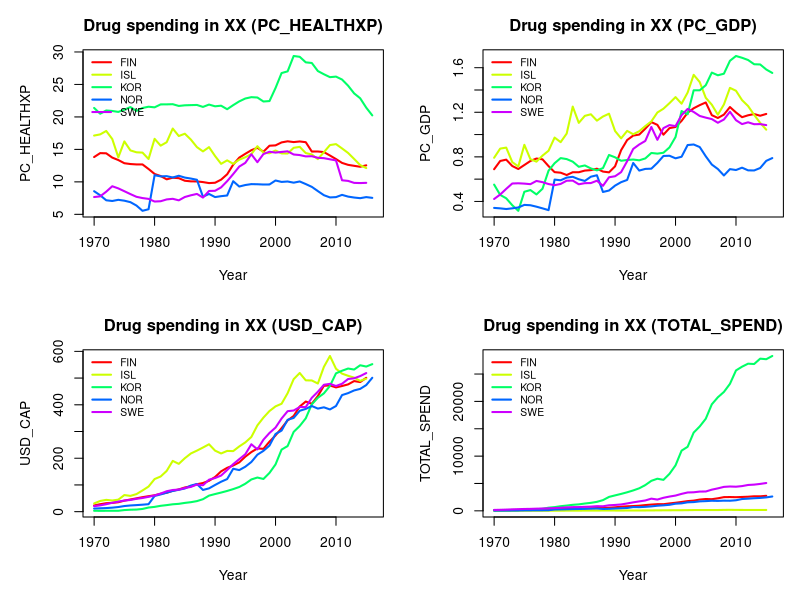

R code for this plot:
#1a. Load the data in an object named Drugs. 
Drugs <- read.csv("Drugs.txt",header = TRUE)
head(Drugs)
str(Drugs)


#1b. You will notice there is an additional variable called FLAG CODES. 
#    Remove this variable from the dataset.

Drugs <- subset(Drugs, select = -FLAG_CODES)
str(Drugs)
head(Drugs)

#2a. How many countries are there?

number_of_countries <- length(unique(Drugs$LOCATION)) 
number_of_countries

#2b. Make a table with the countries’ acronyms and the number of datapoints (years) per country, 
#    sorted in ascending order (the country with the least datapoints appears first).

c <- table(Drugs$LOCATION)
sorted_countries <- sort(c, decreasing = FALSE)
countries_table <- as.data.frame(sorted_countries)
colnames(countries_table) <- c("Acronyms", "Years")
countries_table

#3. Make a selection of countries based on the number of datapoints available. 
#   Specifically, select the countries that have a number of points in the top 13% of the distribution of the number
#   of datapoints, thus representing the countries with the most information available. 
#   Hint: functions subset(), quantile() and %in% operator might come in handy here


filter1 <- quantile(sorted_countries, probs = 0.87, na.rm = TRUE)
filter1


filter2 <- names(sorted_countries)[sorted_countries >= filter1]
filter2

# top-13% countries info
top_countries <- subset(Drugs, LOCATION %in% filter2)
str(top_countries)


#4. Using only the data selected in the previous task, create a graph with 4 plots (in the same window).
#   Each plot should depict the development of the drug spending for all countries in the reduced dataset,
#   over the available years. Each graph should depict one of the metrics (4 metrics = 4 graphs).
#   In each graph, a separate line should represent a country. The legend should show which line represents each country. 
#   The main title of each plot should mention “Drug spending in XX (type of metric)”. 
#   Hint: function par(mfrow=...), define the x-axis limits by the range found in the dataset,
#   that is, the smallest year found in the dataset up to the largest year found in the dataset. 


  
# In order to do not repeat 4 times the same code, we create a function and we call it 4 times

plot_metric <- function(table, data, title) {
  countries <- sort(unique(table$LOCATION))
  cols <- setNames(rainbow(length(countries)), countries)

  plot(NA, NA,
       xlim = range(table$TIME, na.rm = TRUE),
       ylim = range(table[[data]], na.rm = TRUE),
       xlab = "Year", ylab = data,
       main = title)

  for (loc in countries) {                       
    d <- table[table$LOCATION == loc, c("TIME", data)]
    d <- d[order(d$TIME), ]
    lines(d$TIME, d[[data]], lwd = 2, col = cols[loc])
  }

  legend("topleft", countries, col = cols, lwd = 2, cex = 0.75, bty = "n")
}

# 2×2 layout
op <- par(mfrow = c(2,2), mar = c(5,5,3,1))
plot_metric(top_countries, "PC_HEALTHXP", "Drug spending in XX (PC_HEALTHXP)")
plot_metric(top_countries, "PC_GDP",      "Drug spending in XX (PC_GDP)")
plot_metric(top_countries, "USD_CAP",     "Drug spending in XX (USD_CAP)")
plot_metric(top_countries, "TOTAL_SPEND", "Drug spending in XX (TOTAL_SPEND)")
par(op)

#5a. Your client is a multinational pharmaceutical company. They are interested in the probability that 
#   Greece (GRC) will increase its drug expenditure in at least 4 of the 5 following
#   consecutive years, in order to assess the investing opportunities. Assume that we are at
#   the year following the last record for Greece. Estimate the probability of drug expenditure
#   increase in any given year by the number of years where the expenditure was higher than
#   the year before.


GRC <- subset(Drugs, LOCATION == "GRC")  # we keep only the GRC data
head(GRC)
str(GRC)

# For each metric: diffs → fraction > 0 ,binomial 
# PC_HEALTHXP
d_health <- diff(GRC$PC_HEALTHXP)
p_health <- if (length(d_health)) mean(d_health > 0, na.rm = TRUE) else NA_real_
health <- if (is.na(p_health)) NA_real_ else 1 - pbinom(3, size = 5, prob = p_health)

# PC_GDP
d_gdp <- diff(GRC$PC_GDP)
p_gdp <- if (length(d_gdp)) mean(d_gdp > 0, na.rm = TRUE) else NA_real_
gdp <- if (is.na(p_gdp)) NA_real_ else 1 - pbinom(3, size = 5, prob = p_gdp)

# USD_CAP
d_usd <- diff(GRC$USD_CAP)
p_usd <- if (length(d_usd)) mean(d_usd > 0, na.rm = TRUE) else NA_real_
usd <- if (is.na(p_usd)) NA_real_ else 1 - pbinom(3, size = 5, prob = p_usd)

# TOTAL_SPEND
d_total <- diff(GRC$TOTAL_SPEND)
p_total <- if (length(d_total)) mean(d_total > 0, na.rm = TRUE) else NA_real_
total <- if (is.na(p_total)) NA_real_ else 1 - pbinom(3, size = 5, prob = p_total)


#5b. Create a list with the following elements, named accordingly:
# $Data: The data for Greece.
# $Years: The range (in years) of available data points for Greece, a vector with two elements, the minimum and maximum years.
# $DataPoints: The number of available data points for Greece.
# $YearlyProbs: The yearly probabilities of increase in expenditure, in all the four metrics available, thus a vector with 4 elements and names according to the metric.
# $FiveYearsProbs: The requested probabilities for all metrics, thus a vector with 4 elements and names according to the metric.


GRC_Result <- list(
  Data           = GRC,
  Years          = range(GRC$TIME, na.rm = TRUE),
  DataPoints     = nrow(GRC),
  YearlyProbs    = c(PC_HEALTHXP = p_health, PC_GDP = p_gdp, USD_CAP = p_usd, TOTAL_SPEND = p_total),
  FiveYearsProbs = c(PC_HEALTHXP = health, PC_GDP = gdp, USD_CAP = usd, TOTAL_SPEND = total)
)

print(GRC_Result)

#6a. Your client asks for a function that can calculate the above probabilities for a variable amount
#    of years and for any country desired. Create a function that takes as arguments

client <- function(COUNTRY = NULL, METRIC = "PC_HEALTHXP", nofY = 5) {
  if (is.null(COUNTRY)) return("Please provide a country code (COUNTRY).")
  if (!METRIC %in% names(Drugs)) return("Unknown METRIC name.")

  dt <- Drugs[Drugs$LOCATION == COUNTRY, c("TIME", METRIC)]
  if (is.unsorted(dt$TIME)) dt <- dt[order(dt$TIME), ]

  diffs <- diff(dt[[METRIC]])
  cpr <- sum(!is.na(diffs))
  if (cpr < 10) return("Unable to calculate probability (n<10)")

  fr <- mean(diffs > 0, na.rm = TRUE)
  prb_at_least <- 1 - pbinom(nofY - 2, size = nofY, prob = fr)

  minT <- min(dt$TIME, na.rm = TRUE)
  maxT <- max(dt$TIME, na.rm = TRUE)
  datapoints <- sum(!is.na(dt[[METRIC]]))

  paste0(
    "Based on (", datapoints, ") datapoints from years (", minT, ") to (", maxT, "), ",
    "the probability that (", COUNTRY, ") will increase its drug expenditure, ",
    "in terms of (", METRIC, "), in at least (", nofY - 1, 
    ") years in the period (", maxT + 1, ") to (", maxT + nofY, 
    ") is (", round(prb_at_least, 5), ")."
  )
}

#6b. The outcome of the function should be a sentence of the form:
#    “Based on (X) datapoints from years (minYear) to (maxYear), the probability that (countrycode) 
#    will increase its drug expenditure, in terms of (metric chosen), 
#    in at least (nofY-1) years in the period (maxYear+1) to (maxYear+1+nofY)is (estimated probability)”.
#    If the number of available datapoints for the calculation of the yearly increase probability
#    is less than 10 (thus, less than 11 years of data), the function should return: “Unable to
#    calculate probability (n<10)”, without any other output.


#   Examples
client("RUS", "PC_HEALTHXP", 5)
client("NOR", "USD_CAP", 5)
client(,,)
